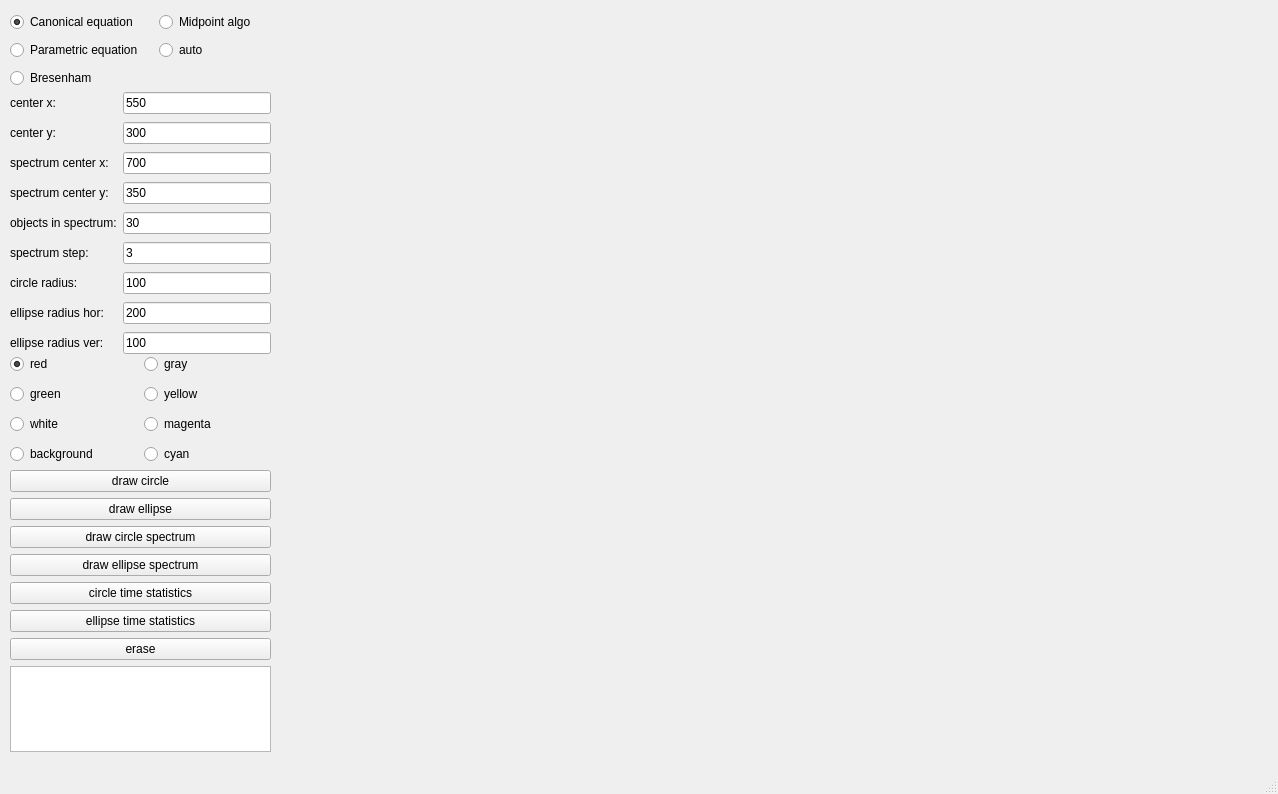
<?xml version="1.0" encoding="UTF-8"?>
<ui version="4.0">
 <class>viewer</class>
 <widget class="QMainWindow" name="viewer">
  <property name="geometry">
   <rect>
    <x>0</x>
    <y>0</y>
    <width>1278</width>
    <height>794</height>
   </rect>
  </property>
  <property name="windowTitle">
   <string>viewer</string>
  </property>
  <widget class="QWidget" name="centralwidget">
   <widget class="QWidget" name="gridLayoutWidget">
    <property name="geometry">
     <rect>
      <x>10</x>
      <y>10</y>
      <width>291</width>
      <height>81</height>
     </rect>
    </property>
    <layout class="QGridLayout" name="algos_layout">
     <item row="1" column="0">
      <widget class="QRadioButton" name="par_eq_but">
       <property name="text">
        <string>Parametric equation</string>
       </property>
      </widget>
     </item>
     <item row="0" column="0">
      <widget class="QRadioButton" name="can_eq_but">
       <property name="text">
        <string>Canonical equation</string>
       </property>
       <property name="checked">
        <bool>true</bool>
       </property>
      </widget>
     </item>
     <item row="0" column="1">
      <widget class="QRadioButton" name="midpoint_but">
       <property name="text">
        <string>Midpoint algo</string>
       </property>
      </widget>
     </item>
     <item row="1" column="1">
      <widget class="QRadioButton" name="auto_but">
       <property name="text">
        <string>auto</string>
       </property>
      </widget>
     </item>
     <item row="2" column="0">
      <widget class="QRadioButton" name="bres_but">
       <property name="text">
        <string>Bresenham</string>
       </property>
      </widget>
     </item>
    </layout>
   </widget>
   <widget class="QWidget" name="gridLayoutWidget_2">
    <property name="geometry">
     <rect>
      <x>10</x>
      <y>90</y>
      <width>261</width>
      <height>266</height>
     </rect>
    </property>
    <layout class="QGridLayout" name="text_fields_layout">
     <item row="9" column="1">
      <widget class="QLabel" name="label_5">
       <property name="text">
        <string>ellipse radius ver:</string>
       </property>
      </widget>
     </item>
     <item row="1" column="1">
      <widget class="QLabel" name="label_2">
       <property name="text">
        <string>center x: </string>
       </property>
      </widget>
     </item>
     <item row="9" column="2">
      <widget class="QLineEdit" name="ellipse_radius_ver_text">
       <property name="text">
        <string>100</string>
       </property>
      </widget>
     </item>
     <item row="2" column="2">
      <widget class="QLineEdit" name="center_y_text">
       <property name="text">
        <string>300</string>
       </property>
      </widget>
     </item>
     <item row="1" column="2">
      <widget class="QLineEdit" name="center_x_text">
       <property name="text">
        <string>550</string>
       </property>
      </widget>
     </item>
     <item row="7" column="1">
      <widget class="QLabel" name="label_3">
       <property name="text">
        <string>circle radius:</string>
       </property>
      </widget>
     </item>
     <item row="3" column="1">
      <widget class="QLabel" name="label_6">
       <property name="text">
        <string>spectrum center x:</string>
       </property>
      </widget>
     </item>
     <item row="4" column="1">
      <widget class="QLabel" name="label_7">
       <property name="text">
        <string>spectrum center y:</string>
       </property>
      </widget>
     </item>
     <item row="7" column="2">
      <widget class="QLineEdit" name="circle_radius_text">
       <property name="text">
        <string>100</string>
       </property>
      </widget>
     </item>
     <item row="8" column="1">
      <widget class="QLabel" name="label_4">
       <property name="text">
        <string>ellipse radius hor:</string>
       </property>
      </widget>
     </item>
     <item row="3" column="2">
      <widget class="QLineEdit" name="spectrum_center_x_text">
       <property name="text">
        <string>700</string>
       </property>
      </widget>
     </item>
     <item row="4" column="2">
      <widget class="QLineEdit" name="spectrum_center_y_text">
       <property name="text">
        <string>350</string>
       </property>
      </widget>
     </item>
     <item row="5" column="1">
      <widget class="QLabel" name="label_8">
       <property name="text">
        <string>objects in spectrum:</string>
       </property>
      </widget>
     </item>
     <item row="8" column="2">
      <widget class="QLineEdit" name="ellipse_radius_hor_text">
       <property name="text">
        <string>200</string>
       </property>
      </widget>
     </item>
     <item row="5" column="2">
      <widget class="QLineEdit" name="obj_num_text">
       <property name="text">
        <string>30</string>
       </property>
      </widget>
     </item>
     <item row="2" column="1">
      <widget class="QLabel" name="label">
       <property name="text">
        <string>center y:</string>
       </property>
      </widget>
     </item>
     <item row="6" column="1">
      <widget class="QLabel" name="label_9">
       <property name="text">
        <string>spectrum step:</string>
       </property>
      </widget>
     </item>
     <item row="6" column="2">
      <widget class="QLineEdit" name="step_text">
       <property name="text">
        <string>3</string>
       </property>
      </widget>
     </item>
    </layout>
   </widget>
   <widget class="QWidget" name="gridLayoutWidget_3">
    <property name="geometry">
     <rect>
      <x>10</x>
      <y>350</y>
      <width>261</width>
      <height>121</height>
     </rect>
    </property>
    <layout class="QGridLayout" name="colors_layout">
     <item row="1" column="0">
      <widget class="QRadioButton" name="green_but">
       <property name="text">
        <string>green</string>
       </property>
      </widget>
     </item>
     <item row="0" column="1">
      <widget class="QRadioButton" name="blue_but">
       <property name="text">
        <string>gray</string>
       </property>
      </widget>
     </item>
     <item row="3" column="0">
      <widget class="QRadioButton" name="bacground_but">
       <property name="text">
        <string>background</string>
       </property>
      </widget>
     </item>
     <item row="0" column="0">
      <widget class="QRadioButton" name="red_but">
       <property name="text">
        <string>red</string>
       </property>
       <property name="checked">
        <bool>true</bool>
       </property>
      </widget>
     </item>
     <item row="2" column="0">
      <widget class="QRadioButton" name="white_but">
       <property name="text">
        <string>white</string>
       </property>
      </widget>
     </item>
     <item row="1" column="1">
      <widget class="QRadioButton" name="yellow_but">
       <property name="text">
        <string>yellow</string>
       </property>
      </widget>
     </item>
     <item row="2" column="1">
      <widget class="QRadioButton" name="magenta_but">
       <property name="text">
        <string>magenta</string>
       </property>
      </widget>
     </item>
     <item row="3" column="1">
      <widget class="QRadioButton" name="cyan_but">
       <property name="text">
        <string>cyan</string>
       </property>
      </widget>
     </item>
    </layout>
   </widget>
   <widget class="QWidget" name="gridLayoutWidget_4">
    <property name="geometry">
     <rect>
      <x>10</x>
      <y>470</y>
      <width>261</width>
      <height>282</height>
     </rect>
    </property>
    <layout class="QGridLayout" name="gridLayout_4">
     <item row="7" column="0">
      <widget class="QPushButton" name="erase_but">
       <property name="text">
        <string>erase</string>
       </property>
      </widget>
     </item>
     <item row="1" column="0">
      <widget class="QPushButton" name="draw_circle_but">
       <property name="text">
        <string>draw circle</string>
       </property>
      </widget>
     </item>
     <item row="5" column="0">
      <widget class="QPushButton" name="circle_time_stat_but">
       <property name="text">
        <string>circle time statistics</string>
       </property>
      </widget>
     </item>
     <item row="2" column="0">
      <widget class="QPushButton" name="draw_ellipse_but">
       <property name="text">
        <string>draw ellipse</string>
       </property>
      </widget>
     </item>
     <item row="3" column="0">
      <widget class="QPushButton" name="draw_circle_spectrum_but">
       <property name="text">
        <string>draw circle spectrum</string>
       </property>
      </widget>
     </item>
     <item row="6" column="0">
      <widget class="QPushButton" name="ellipse_time_stat_but">
       <property name="text">
        <string>ellipse time statistics</string>
       </property>
      </widget>
     </item>
     <item row="8" column="0">
      <widget class="QTextEdit" name="textEdit">
       <property name="readOnly">
        <bool>true</bool>
       </property>
      </widget>
     </item>
     <item row="4" column="0">
      <widget class="QPushButton" name="draw_ellipse_spectrum_but">
       <property name="text">
        <string>draw ellipse spectrum</string>
       </property>
      </widget>
     </item>
    </layout>
   </widget>
  </widget>
  <widget class="QMenuBar" name="menubar">
   <property name="geometry">
    <rect>
     <x>0</x>
     <y>0</y>
     <width>1278</width>
     <height>21</height>
    </rect>
   </property>
  </widget>
  <widget class="QStatusBar" name="statusbar"/>
 </widget>
 <resources/>
 <connections/>
</ui>
